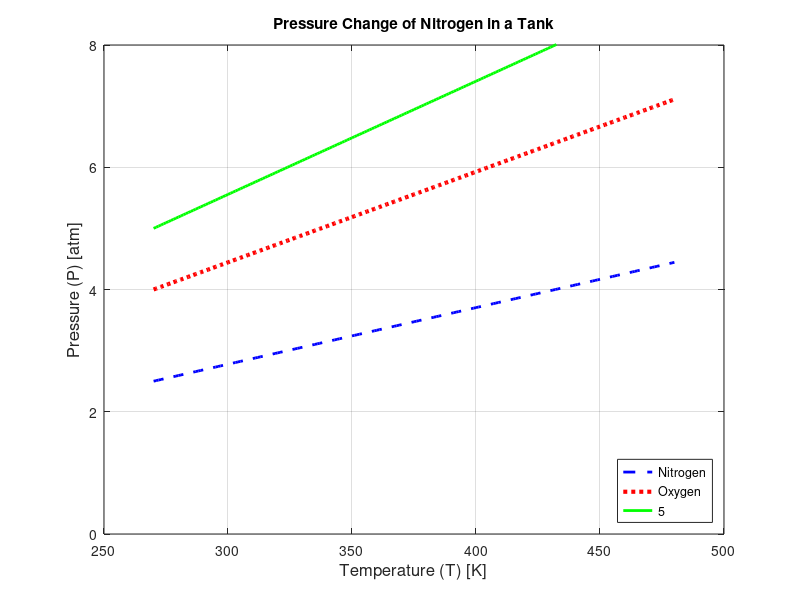

Source code (MATLAB):
%{
ENGR 1250-001 Levi Amaya 08/07/2020

Problem Summary:
    You want to create a graph showing the relationship of an ideal gas
    between pressure (P) and temperature (T).

    Allow the initial temperature to be 270 kelvin. The range of
    temperatures to be modeled ranges from 270 to 480 kelvin.
    Control the scale of the abscissa so the range is shown from 250 to
    500 kelvin.

    Model two gases:
        Nitrogen (formula,N2; molecular weight, 28 grams per mole),
        using a 12-liter tank with an initial pressure of 2.5 atmospheres.
        Oxygen (formula,O2; molecular weight, 32 grams per mole),
        using a 15-liter tank with an initial pressure of 4 atmospheres.

    After drawing the graph for nitrogen and oxygen, model a third gas,
    with information entered by the user. Assume the volume is 12 liters.

    Add the user-entered gas to the graph, showing the pressure over the
    range of temperatures from 270 to 480 kelvin.

Variables:
    Known:
        temp_initial = The initial temperature of the gases in Kelvin [K]
        temp_range = The range of temperature of the gases in Kelvin [K]
        MW_Nitrogen =  The molecular weight of nitrogen in grams per mole [g/mol]
        MW_Oxygen = The molecular weight of oxygen in grams per mole [g/mol]
        V_Nitrogen = The tank volume of the nitrogen gas in liters [L]
        V_Oxygen = The tank volume of the oxygen gas in liters [L]
        P_Nitrogen = The initial pressure of the nitrogen gas in atmospheres [atm]
        P_Oxygen= The initial pressure of the oxygen gas in atmospheres [atm]
        R = The gas constant in atmosphere liters per mole Kelvin [atm L/mol K]
        V_user = User provided gas's volume in liters [L]
    Unknown:
        n_Nitrogen = The number of moles of nitrogen in the tank [mol]
        n_Oxygen = The number of moles of Oxygen in the tank [mol]
        pressure_N_ordinate = The calculated values for the pressure of the nitrogen gas in atmospheres [atm]
        pressure_O_ordinate = The calculated values for the pressure of the oxygen gas in atmospheres [atm]
        name_user = User provided gas's name
        P_user = The user provided initial pressure of the gas in atmospheres [atm]
        temp_user = The user provided temperature of interest in Kelvin [K]
        n_user = The number of moles of the user provided gas [mol]
        P_interest_user = the pressure of the user provided gas at the temperature of interest in units of atmospheres [atm]
        pressure_user = The calculated values for the pressure of the user provided gas in atmospheres [atm]

Assumptions:
    User inputs are valid.

%}
%Housekeeping
clear        %clears workspace
clc            %clears command window
close all   %clears open figures

%Initializing known variables:
temp_initial = 270;%[K]
temp_range  = [270:1:480];%[K]
MW_Nitrogen =  28;%[g/mol]
MW_Oxygen = 32;%[g/mol]
V_Nitrogen = 12;%[L]
V_Oxygen = 15;%[L]
P_Nitrogen = 2.5;%[atm]
P_Oxygen= 4;%[atm]
R = 0.08206;%[atm L/mol K]
V_user = 12;%[L]

%Computing the number of moles of Nitrogen in the tank: n = P*V/R*T
n_Nitrogen = (P_Nitrogen*V_Nitrogen)/(R*temp_initial);%[mol]
%Computing the number of moles of Oxygen in the tank: n = P*V/R*T
n_Oxygen = (P_Oxygen*V_Oxygen)/(R*temp_initial);%[mol]

%Computing the range of pressures for the nitrogen gas with respect to temperature in atmospheres: P = n*R*T/V
pressure_N_ordinate = (n_Nitrogen*R*temp_range)/V_Nitrogen;%[atm]

%Computing the range of pressures for the oxygen gas with respect to temperature in atmospheres: P = n*R*T/V
pressure_O_ordinate = (n_Oxygen*R*temp_range)/V_Oxygen;%[atm]

%Setting the figure for the plot
figure('color','w');

%Plotting the Nitrogen values
plot(temp_range,pressure_N_ordinate,'-- b','LineWidth',2);

hold on;% To keep the 1st plot

%Plotting the Oxygen values
plot(temp_range,pressure_O_ordinate,': r','LineWidth',3);

%Setting the abscissa and ordinate ranges
axis([250 500 0 8]);

grid on    %For grid lines

%Setting the axis labels
xlabel('Temperature (T) [K]','FontSize',12);
ylabel('Pressure (P) [atm]','FontSize',12);

%Setting the plot title
title('Pressure Change of Nitrogen in a Tank');

%Setting the plot legend
legend('Nitrogen','Oxygen','Location','SouthEast');

%Setting name for user provided gas
name_user = input('Enter the name of the gas : ','s');

%Setting user provided initial pressure of the gas in atmospheres
P_user = input('Enter the initial pressure [atm] : ');%[atm]

%Setting user provided temperature of interest in Kelvin
temp_user = input('Enter the temp of interest [K] : ');% [K]

%Computing the number of moles of the user provided gas:  n = P*V/R*T
n_user = (P_user*V_user)/(R*temp_initial);%[mol]

%Computing the pressure of the user provided gas at the temperature of interest in units of atmospheres: P = n*R*T/V
P_interest_user = (n_user*R*temp_user)/V_user;%[atm]

%Outputting the user provided gas info:
fprintf('At a temperature of %0.0f Kelvin, %s has a\npressure of %0.1f atm.\n',temp_user,name_user,P_interest_user);

%Computing the pressure values of the user provided gas for plotting in units of atmospheres: P = n*R*T/V
pressure_user = (n_user*R*temp_range)/V_user;%[atm]

%Plotting the user provided gas:
plot(temp_range,pressure_user,'- g','LineWidth',2);

%Adding user provided gas to the legend
legend('Nitrogen','Oxygen',name_user,'Location','SouthEast');%Final answer